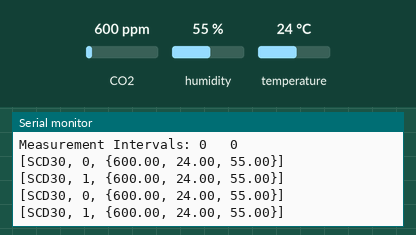
A program run on a simulated Seeed XIAO (SAMD21). On the bench: the last lines printed to the serial monitor. The test bench sets the inputs (shaded band); at power-on: CO2 600 ppm, humidity 55 %, temperature 24 °C.

Above: at 5.7 s.
5.8 s: CO2 set to 452 ppm
At 7.1 s:
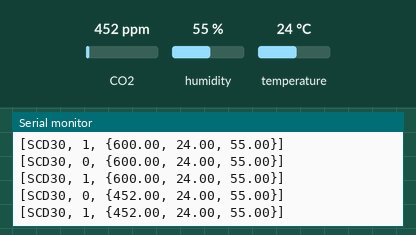
7.3 s: humidity set to 22 %
At 7.9 s:
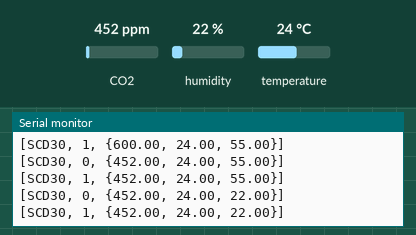
8.8 s: temperature set to 12 °C
At 10.3 s:
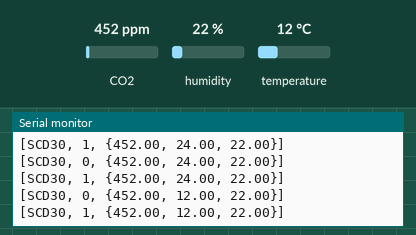

Measured:
- after the input at 5.8 s, the serial monitor: prints a new line after 0.71 s (image 1)
- after the input at 7.3 s, the serial monitor: prints a new line after 0.21 s (image 2)
- after the input at 8.8 s, the serial monitor: prints a new line after 0.71 s (image 3)

The program:

main.cpp
```cpp
// Cyril Monette, October 2023

#include <Arduino.h>
#include <Wire.h> // For I2C communication
#include "SparkFun_SCD30_Arduino_Library.h"

# define USE_TWO_SENSORS // Comment this line to use only one sensor

SCD30 airSensor;
#ifdef USE_TWO_SENSORS
SCD30 airSensor1;
#endif

const uint16_t sensingInterval = 60; // Seconds

// Function to parametrise the sensors
// Parameters: sensingInterval: the interval between measurements in seconds, between 2 and 100 seconds
void parametriseSenors(uint16_t sensingInterval){
    airSensor.setMeasurementInterval(sensingInterval); //Change number of seconds between measurements: 2 to 1800 (30 minutes), stored in non-volatile memory of SCD30
    #ifdef USE_TWO_SENSORS
    airSensor1.setMeasurementInterval(sensingInterval); //Change number of seconds between measurements: 2 to 1800 (30 minutes), stored in non-volatile memory of SCD30
    #endif

    //While the setting is recorded, it is not immediately available to be read.
    delay(200);
    int interval = airSensor.getMeasurementInterval();
    int interval1 = airSensor1.getMeasurementInterval();
    Serial.print("Measurement Intervals: ");
    Serial.println(String(interval) + "   " + String(interval1));

    //My desk is ~400m above sealevel
    airSensor.setAltitudeCompensation(400); //Set altitude of the sensor in m, stored in non-volatile memory of SCD30
    delay(200);
    airSensor1.setAltitudeCompensation(400); //Set altitude of the sensor in m, stored in non-volatile memory of SCD30
}


// Function to format the log.
// Example of formatted log: "[1, 5, {23.2, 53.0, 410}]"
String format_log(uint8_t sensor_nb, float data[]){
    String output = "[SCD30, ";
    output = output + String(sensor_nb) + ", ";

    output = output + "{";
    output = output + String(data[0]) + ", ";
    output = output + String(data[1]) + ", ";
    output = output + String(data[2]) + "}";

    output = output + "]";
    return output;
}

void setup() {
    while(!Serial){
        delay(50);
    }
    delay(4000); // the init of this mcu is annoying, we want to see what happens.
    Serial.begin(9600);
    Serial.println("START");

    Wire.begin();
    delay(50);
    Wire1.begin(); //Start the other wire hardware that may be supported by your platform
    delay(50);
    while(!airSensor.begin(Wire)){ //Pass the Wire port to the .begin() function
        Serial.println("PROBLEM0");
        delay(500);
    }
    Serial.println("Will connect to SCD30 0");

    #ifdef USE_TWO_SENSORS
    while(!airSensor1.begin(Wire1)){ //Pass the Wire port to the .begin() function
        Serial.println("PROBLEM1");
        delay(500);
    }
    Serial.println("Will connect to SCD30 1");
    #endif

    parametriseSenors(sensingInterval); //Set the sensing interval to 60 seconds
}

void loop(){
    // Check if any sensor has new data every second
    if(airSensor.dataAvailable()){
        // Sensor 0:
        float data[3]={airSensor.getCO2(), airSensor.getTemperature(), airSensor.getHumidity()};
        String output = format_log(0, data);

        // Send data in the following format: sensor number, co2(ppm),temp(C),humidity(%)
        Serial.println(output);
    }
    if(airSensor1.dataAvailable()){
        // Sensor 1:
        float data[3]={airSensor1.getCO2(), airSensor1.getTemperature(), airSensor1.getHumidity()};
        String output = format_log(1, data);

        // Send data in the following format: sensor number, co2(ppm),temp(C),humidity(%)
        Serial.println(output);
    }
    delay(1000);
}
```
